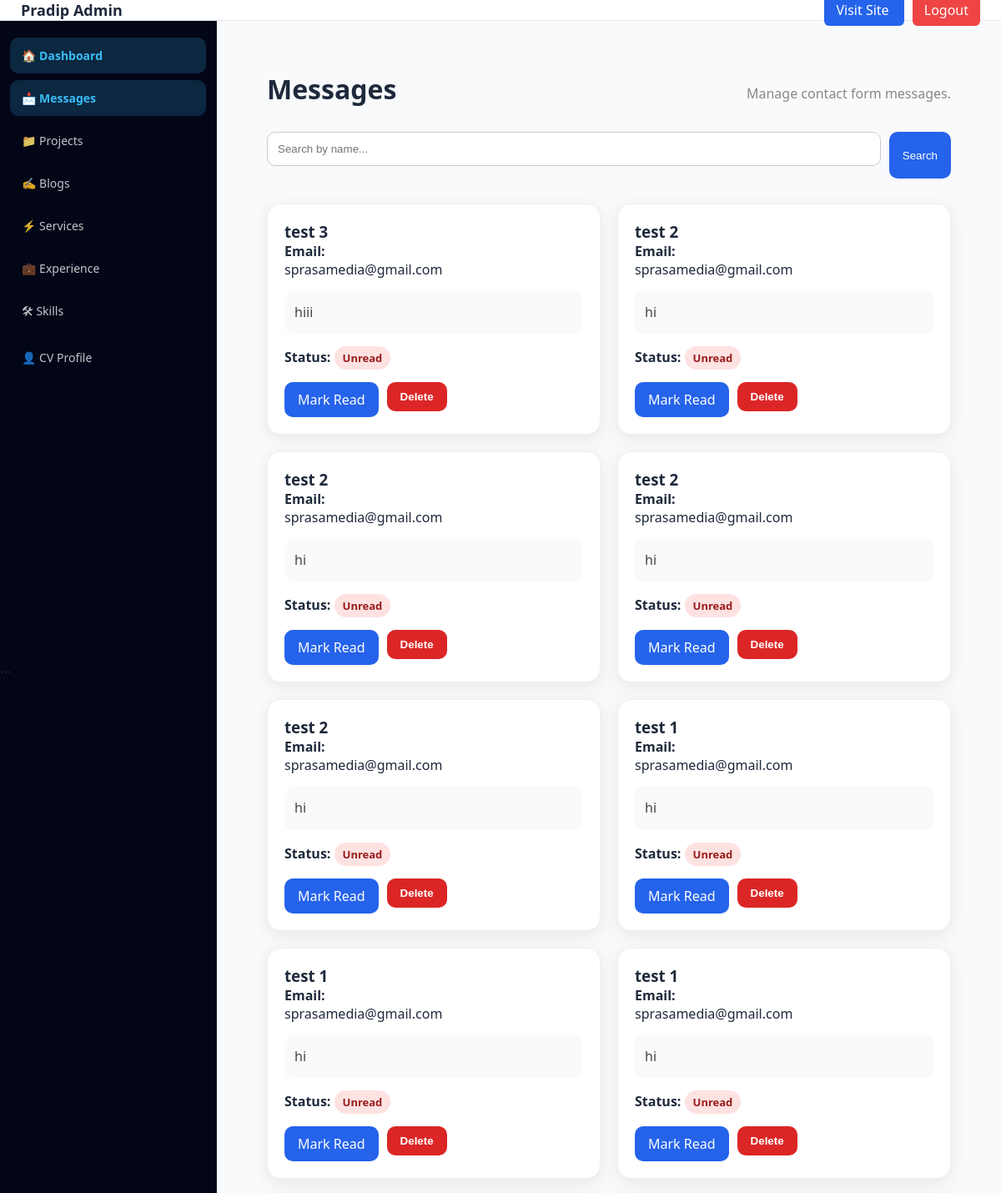
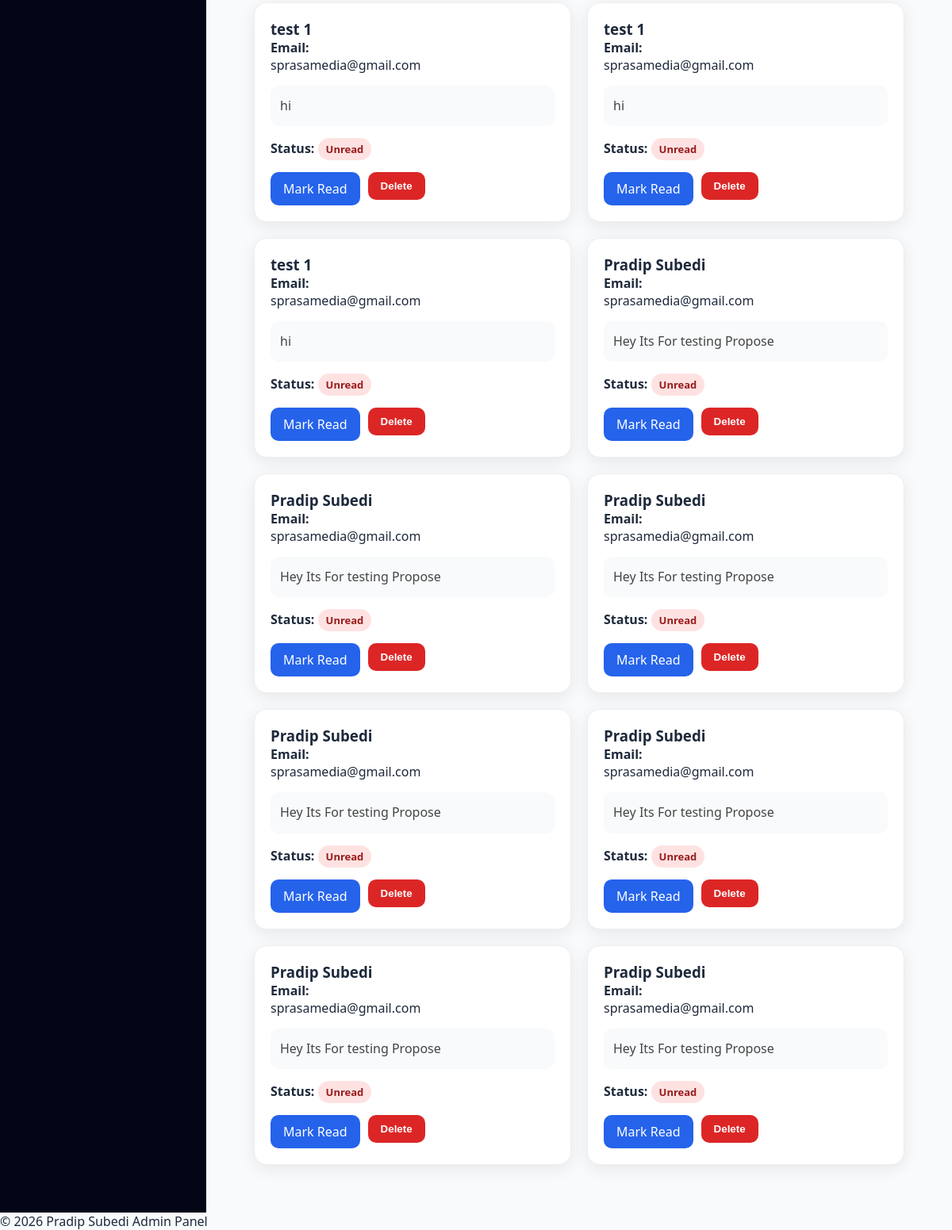
The app's page /admin/messages/index.php (signed in) with its own data (2 pictures, top to bottom).
### tables this page shows
CREATE TABLE `messages` (
  `id` int(11) NOT NULL,
  `name` varchar(100) DEFAULT NULL,
  `email` varchar(100) DEFAULT NULL,
  `message` text DEFAULT NULL,
  `created_at` timestamp NOT NULL DEFAULT current_timestamp()
);

### admin/messages/index.php (the view, shortened to what this page needs)
<?php
require_once __DIR__ . '/../../includes/config.php';
$search = trim($_GET['search'] ?? '');
$searchParam = "%{$search}%";
$stmt = $conn->prepare("
    SELECT *
    FROM messages
    WHERE name LIKE ?
    ORDER BY id DESC
");
$stmt->bind_param("s", $searchParam);
$stmt->execute();
$result = $stmt->get_result();
include '../layout/header.php';
?>
<section class="admin-page">
    <div class="page-header">
        <h1>Messages</h1>
        <p class="page-subtitle">
            Manage contact form messages.
        </p>
    </div>
    <form method="GET" class="search-form">
        <input
            type="text"
            name="search"
            placeholder="Search by name..."
            value="<?= htmlspecialchars($search) ?>"
        >
        <button type="submit" class="btn">
            Search
        </button>
    </form>
    <div class="grid">
        <?php if($result->num_rows > 0): ?>
            <?php while($row = $result->fetch_assoc()): ?>
                <div class="card <?= (($row['status'] ?? '') === 'read') ? 'read-card' : '' ?>">
                    <h3>
                        <?= htmlspecialchars($row['name']) ?>
                    </h3>
                    <p>
                        <strong>Email:</strong><br>
                        <?= htmlspecialchars($row['email']) ?>
                    </p>
                    <?php if(!empty($row['message'])): ?>
                        <p class="message-box">
                            <?= nl2br(htmlspecialchars($row['message'])) ?>
                        </p>
                    <?php endif; ?>
                    <p>
                        <strong>Status:</strong>
                        <?php if(($row['status'] ?? '') === 'read'): ?>
                            <span class="badge badge-read">
                                Read
                            </span>
                        <?php else: ?>
                            <span class="badge badge-unread">
                                Unread
                            </span>
                        <?php endif; ?>
                    </p>
                    <div class="action-buttons">
                        <?php if(($row['status'] ?? '') !== 'read'): ?>
                            <a
                                href="?read=<?= (int)$row['id'] ?>"
                                class="btn"
                            >
                                Mark Read
                            </a>
                        <?php endif; ?>
                        <form method="POST">
                            <button
                                type="button"
                                class="btn-danger delete-btn"
                            >
                                Delete
                            </button>
                        </form>
                    </div>
                </div>
            <?php endwhile; ?>
        <?php else: ?>
            <div class="empty-state">
                No messages found.
            </div>
        <?php endif; ?>
    </div>
</section>
<?php include '../layout/footer.php'; ?>

### admin/layout/header.php (shortened to what this page needs)
<?php
$current = basename($_SERVER['PHP_SELF']);
?>
<!DOCTYPE html>
<html lang="en">
<head>
<link rel="stylesheet" href="/pradip/admin/assets/admin.css">
</head>
<body>
<div class="app">
    <header class="topbar">
        <div class="topbar-left">
            <div class="logo">
                Pradip Admin
            </div>
        </div>
        <div class="top-actions">
            <a href="/pradip" target="_blank" class="visit-btn">
                Visit Site
            </a>
            <a href="/pradip/admin/logout.php" class="logout-btn">
                Logout
            </a>
        </div>
    </header>
    <div class="layout">
        <aside class="sidebar" id="sidebar">
            <a href="/pradip/admin/index.php"
               class="<?= ($current=='index.php')?'active':'' ?>">
               🏠 Dashboard
            </a>
            <a href="/pradip/admin/messages/index.php"
               class="<?= (strpos($_SERVER['REQUEST_URI'],'messages')!==false)?'active':'' ?>">
               📩 Messages
            </a>
            <a href="/pradip/admin/projects/index.php"
               class="<?= (strpos($_SERVER['REQUEST_URI'],'projects')!==false)?'active':'' ?>">
               📁 Projects
            </a>
            <a href="/pradip/admin/blogs/index.php"
               class="<?= (strpos($_SERVER['REQUEST_URI'],'blogs')!==false)?'active':'' ?>">
               ✍️ Blogs
            </a>
            <a href="/pradip/admin/services/index.php"
               class="<?= (strpos($_SERVER['REQUEST_URI'],'services')!==false)?'active':'' ?>">
               ⚡ Services
            </a>
            <a href="/pradip/admin/experience/index.php"
               class="<?= (strpos($_SERVER['REQUEST_URI'],'experience')!==false)?'active':'' ?>">
               💼 Experience
            </a>
            <a href="/pradip/admin/skills/index.php"
               class="<?= (strpos($_SERVER['REQUEST_URI'],'skills')!==false)?'active':'' ?>">
               🛠 Skills
            </a>
            <a href="/pradip/admin/profile/edit.php"
               class="<?= (strpos($_SERVER['REQUEST_URI'],'profile')!==false)?'active':'' ?>">
               👤 CV Profile
            </a>
        </aside>
        <main class="content">

### admin/layout/footer.php (shortened to what this page needs)
        </main>
    </div>
    <footer class="footer">
        © <?= date('Y') ?> Pradip Subedi Admin Panel
    </footer>
</div>
</body>
</html>

### admin/assets/admin.css (style rules this page uses)
* { margin: 0; padding: 0; box-sizing: border-box; }
body { font-family: "Segoe UI", sans-serif; background: #f8fafc; color: #1e293b; }
.app { display: flex; flex-direction: column; height: 100vh; }
.layout { display: flex; flex: 1; }
.topbar { height: 60px; background: #ffffff; border-bottom: 1px solid #e2e8f0; display: flex; justify-content: space-between; align-items: center; padding: 0 25px; position: relative; z-index: 1000; }
.topbar .logo { font-weight: 600; font-size: 18px; }
.top-actions a { text-decoration: none; background: #2563eb; color: white; padding: 8px 14px; border-radius: 6px; margin-left: 10px; }
.top-actions a.logout-btn { background: #ef4444; }
.sidebar { width: 260px; background: #020617; border-right: 1px solid rgba(255,255,255,0.08); padding: 20px 12px; display: flex; flex-direction: column; gap: 8px; transition: 0.3s; min-height: calc(100vh - 60px); overflow-y: auto; }
.sidebar a { display: flex; align-items: center; padding: 12px 14px; border-radius: 10px; text-decoration: none; color: rgba(229,231,235,0.85); font-size: 14px; transition: 0.25s ease; }
.sidebar a.active { background: rgba(56,189,248,0.18); color: #38bdf8; font-weight: 600; }
.content { flex: 1; padding: 30px; overflow-y: auto; }
.page-header { display: flex; justify-content: space-between; align-items: center; gap: 20px; margin-bottom: 25px; flex-wrap: wrap; }
.page-subtitle { color: var(--muted); margin-top: 5px; }
.grid { display: grid; grid-template-columns: repeat(auto-fit, minmax(260px, 1fr)); gap: 20px; }
.card { background: white; padding: 20px; border-radius: 12px; box-shadow: 0 4px 12px rgba(0,0,0,0.05); transition: 0.2s; }
.btn { display: inline-block; background: #2563eb; color: white; padding: 8px 14px; border-radius: 6px; text-decoration: none; border: none; cursor: pointer; }
.btn-danger { background: #ef4444; color: white; padding: 8px 14px; border-radius: 6px; border: none; cursor: pointer; }
form input, form textarea { width: 100%; padding: 10px; border-radius: 8px; border: 1px solid #e2e8f0; margin-bottom: 15px; }
.delete-btn { background: linear-gradient(135deg, #ff4d4d, #cc0000); color: white; border: none; padding: 8px 14px; border-radius: 8px; cursor: pointer; transition: all 0.3s ease; font-weight: 600; }

### admin/messages/index.php (style rules this page uses)
.admin-page { padding:30px; }
.page-header { margin-bottom:25px; }
.page-header h1 { font-size:32px; margin-bottom:5px; }
.page-subtitle { color:#888; }
.search-form { display:flex; gap:10px; margin-bottom:30px; flex-wrap:wrap; }
.search-form input { flex:1; min-width:250px; padding:12px; border-radius:10px; border:1px solid #ccc; }
.grid { display:grid; grid-template-columns:repeat(auto-fit,minmax(320px,1fr)); gap:20px; }
.card { background:#fff; border-radius:16px; padding:20px; box-shadow:0 5px 20px rgba(0,0,0,0.08); transition:0.3s; border:1px solid #eee; }
.message-box { margin:15px 0; background:#f8fafc; padding:12px; border-radius:10px; line-height:1.7; color:#444; }
.badge { display:inline-block; padding:5px 10px; border-radius:30px; font-size:13px; font-weight:600; }
.badge-unread { background:#fee2e2; color:#991b1b; }
.action-buttons { display:flex; gap:10px; margin-top:15px; flex-wrap:wrap; }
.btn { background:#2563eb; color:#fff; padding:10px 16px; border:none; border-radius:10px; text-decoration:none; cursor:pointer; }
.btn-danger { background:#dc2626; color:#fff; padding:10px 16px; border:none; border-radius:10px; cursor:pointer; }

### records on screen
messages: name "test 3", email "sprasamedia@gmail.com", message "hiii"
messages: name "test 2", email "sprasamedia@gmail.com", message "hi"
messages: name "test 2", email "sprasamedia@gmail.com", message "hi"
messages: name "test 2", email "sprasamedia@gmail.com", message "hi"
messages: name "test 2", email "sprasamedia@gmail.com", message "hi"
messages: name "test 1", email "sprasamedia@gmail.com", message "hi"
messages: name "test 1", email "sprasamedia@gmail.com", message "hi"
messages: name "test 1", email "sprasamedia@gmail.com", message "hi"
messages: name "test 1", email "sprasamedia@gmail.com", message "hi"
messages: name "test 1", email "sprasamedia@gmail.com", message "hi"
messages: name "test 1", email "sprasamedia@gmail.com", message "hi"
messages: name "Pradip Subedi", email "sprasamedia@gmail.com", message "Hey Its For testing Propose"
messages: name "Pradip Subedi", email "sprasamedia@gmail.com", message "Hey Its For testing Propose"
messages: name "Pradip Subedi", email "sprasamedia@gmail.com", message "Hey Its For testing Propose"
messages: name "Pradip Subedi", email "sprasamedia@gmail.com", message "Hey Its For testing Propose"
messages: name "Pradip Subedi", email "sprasamedia@gmail.com", message "Hey Its For testing Propose"
messages: name "Pradip Subedi", email "sprasamedia@gmail.com", message "Hey Its For testing Propose"
messages: name "Pradip Subedi", email "sprasamedia@gmail.com", message "Hey Its For testing Propose"
